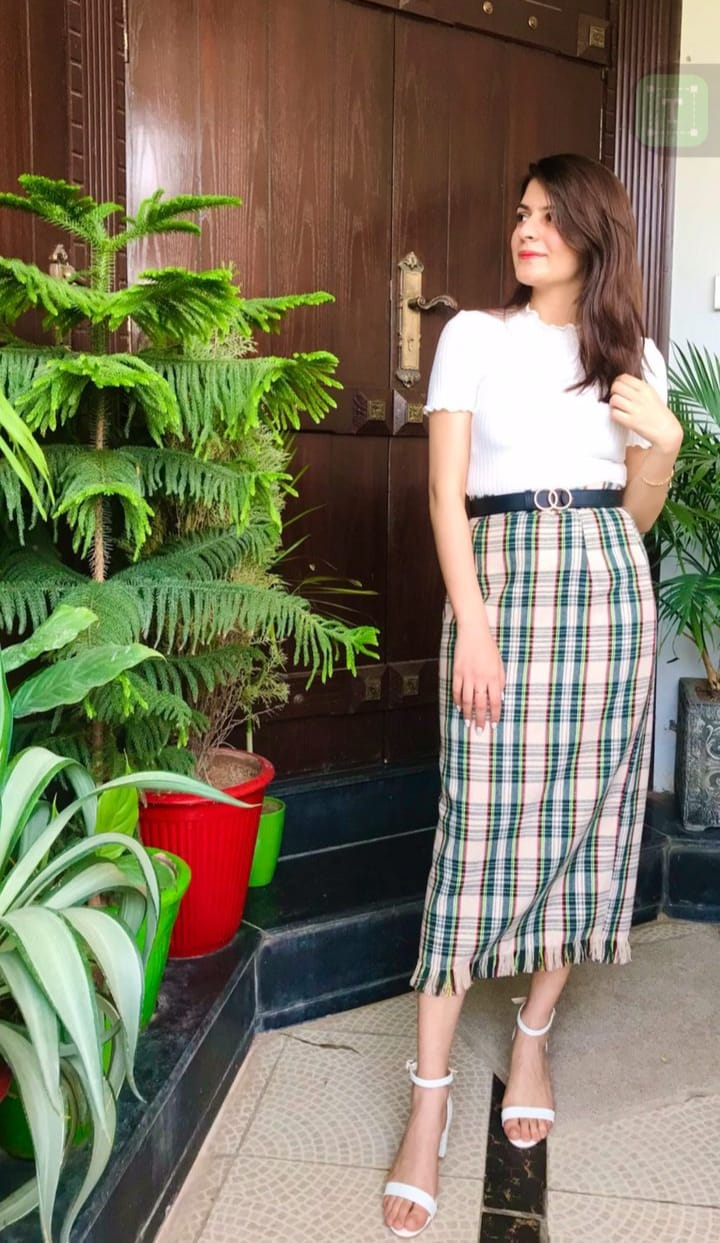
#> input picture TEST/GIRL.jpeg, 720 x 1243 px
$ python -i utils.py   (imports and definitions only)   (Python 2 division)
#> lines starting #> are read from the running program, lines starting #| are printed output that depends on the picture
import numpy as np
import cv2
from functools import wraps
from time import time

# [44 lines left out: functions timing, create_hand_mask, refine_mask, not called in this run]

def extend_arm_mask(wrist, elbow, scale):
    return elbow + scale * (wrist - elbow)

def hole_fill(img):
    img = np.pad(img[1:-1, 1:-1], pad_width=1, mode='constant', constant_values=0)
    img_copy = img.copy()
    mask = np.zeros((img.shape[0] + 2, img.shape[1] + 2), dtype=np.uint8)

    cv2.floodFill(img, mask, (0, 0), 255)
    img_inverse = cv2.bitwise_not(img)
    dst = cv2.bitwise_or(img_copy, img_inverse)
    return dst

>>> import cv2
>>> picture = cv2.imread('../../TEST/GIRL.jpeg', cv2.IMREAD_GRAYSCALE)
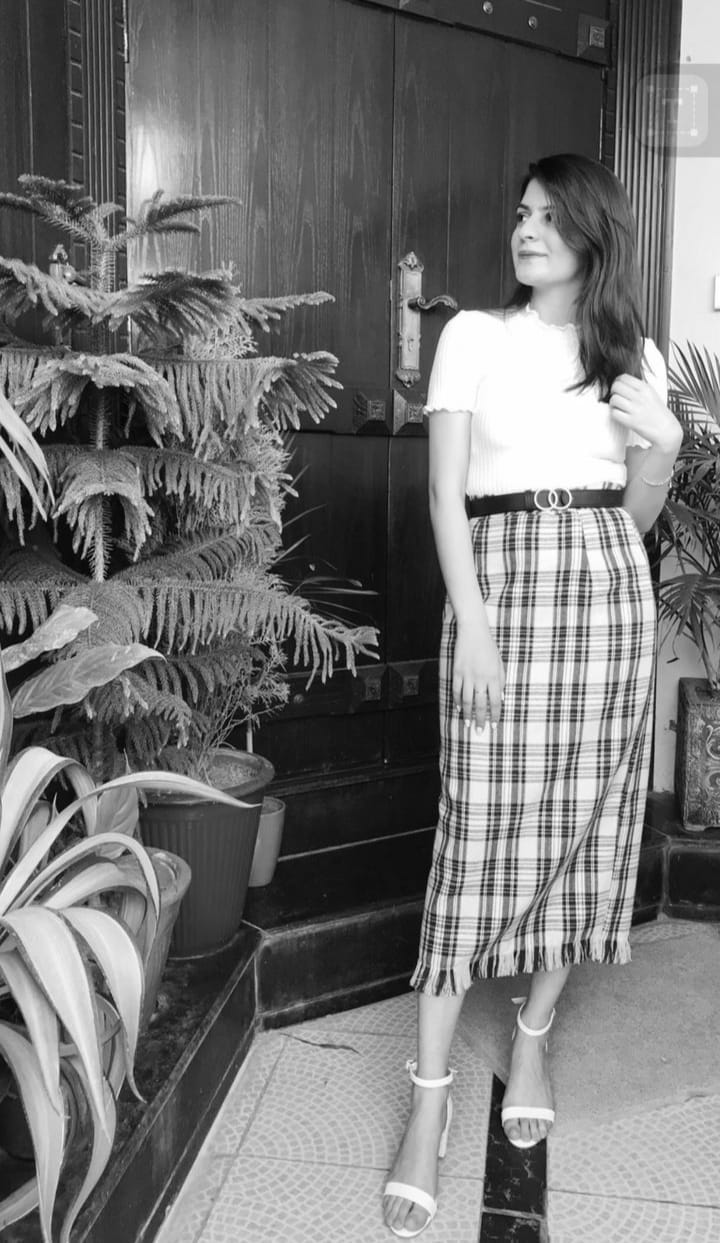
#> picture: shape (1243, 720); min 0, max 255, mean 116.8
>>> result = hole_fill(picture)
#> in hole_fill, `cv2.floodFill(img, mask, (0, 0), 255)`:
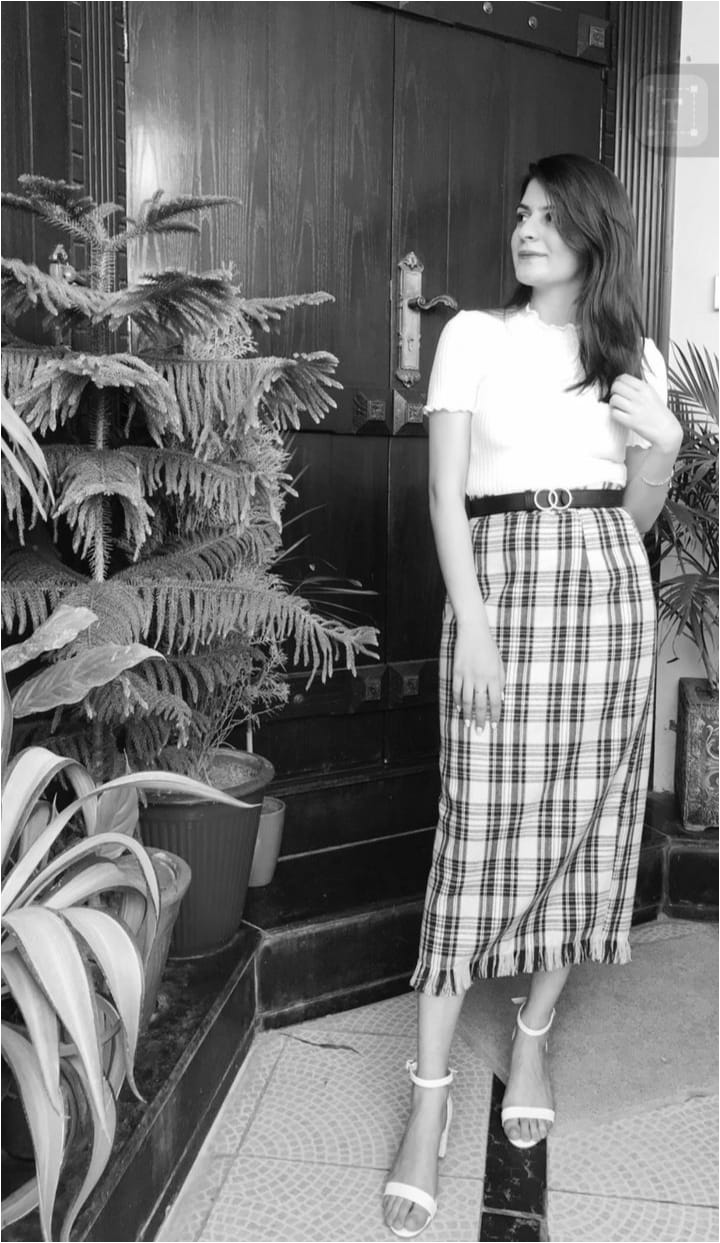
#> img: shape (1243, 720); min 0, max 255, mean 117.4
#> in hole_fill, `img_inverse = cv2.bitwise_not(img)`:
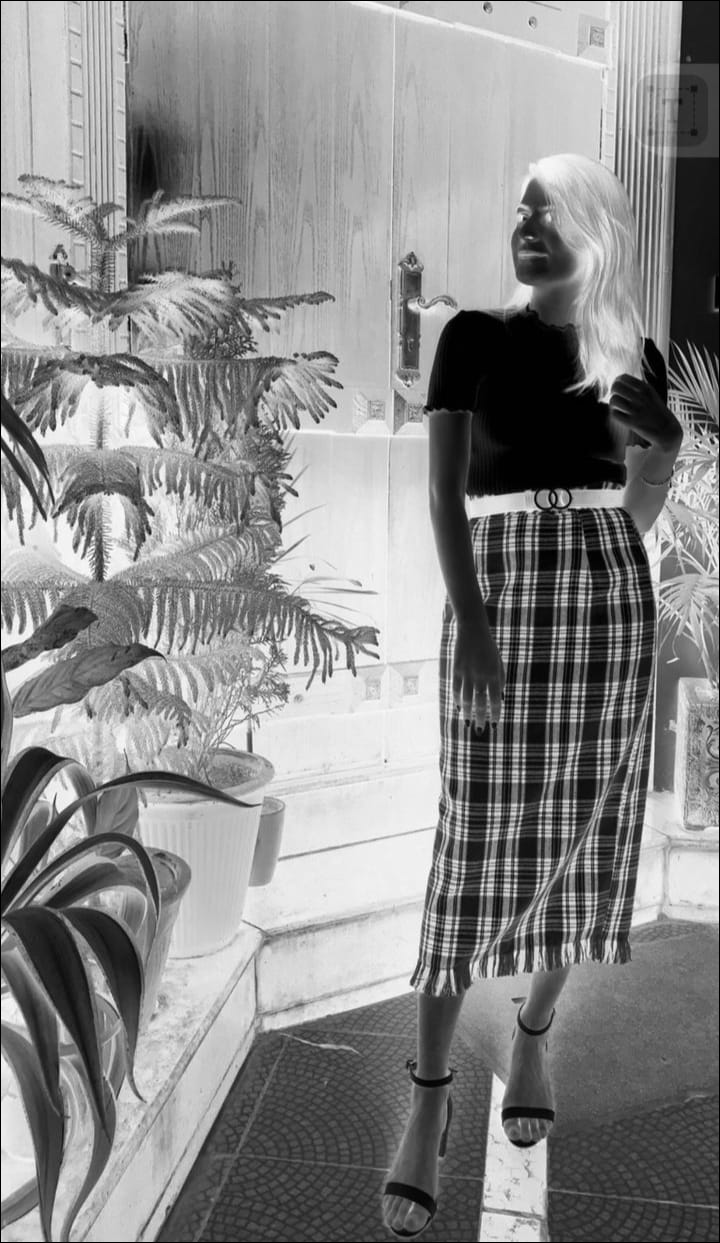
#> img_inverse: shape (1243, 720); min 0, max 255, mean 137.6
#> in hole_fill, `dst = cv2.bitwise_or(img_copy, img_inverse)`:
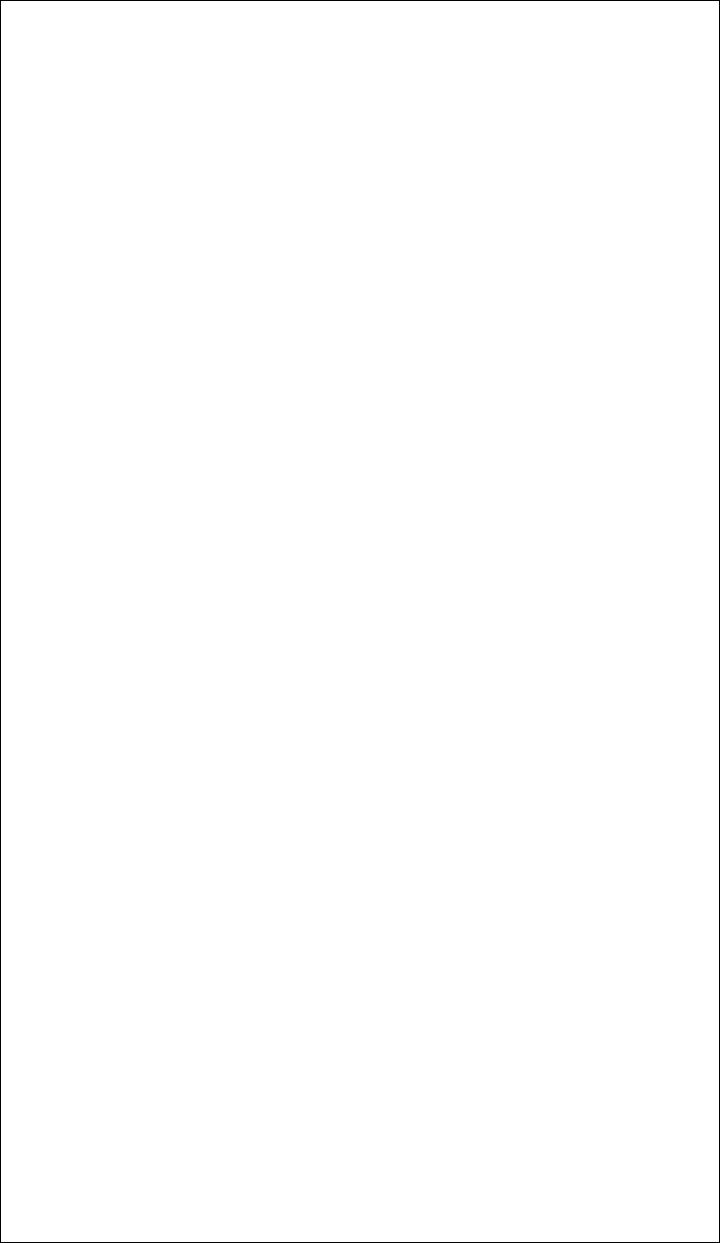
#> dst: shape (1243, 720); 99.6% white; black in thin lines or dots

$ run again, on TEST/WhatsApp Image 2024-07-30 at 02.50.55 (1).jpeg
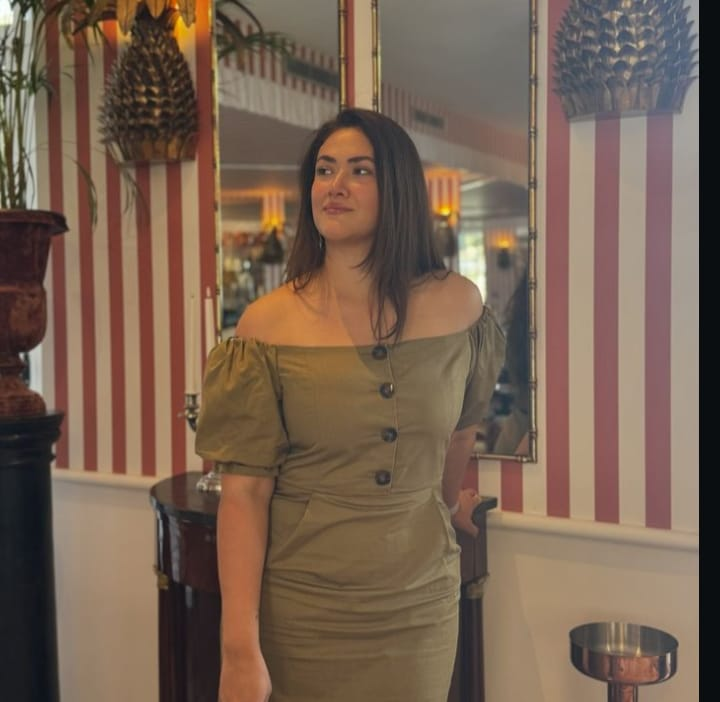
#> input picture TEST/WhatsApp Image 2024-07-30 at 02.50.55 (1).jpeg, 720 x 702 px
#> in hole_fill, `cv2.floodFill(img, mask, (0, 0), 255)`:
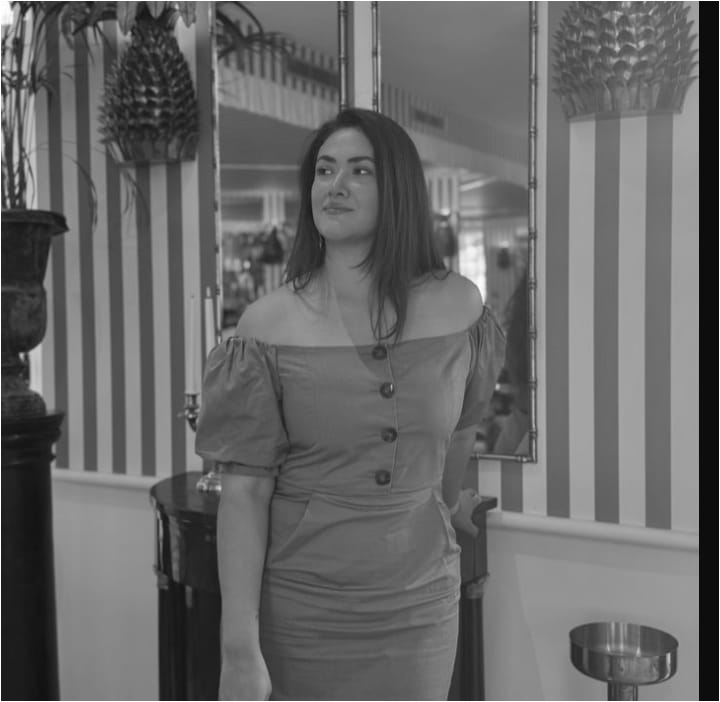
#> img: shape (702, 720); min 3, max 255, mean 103.5
#> in hole_fill, `dst = cv2.bitwise_or(img_copy, img_inverse)`:
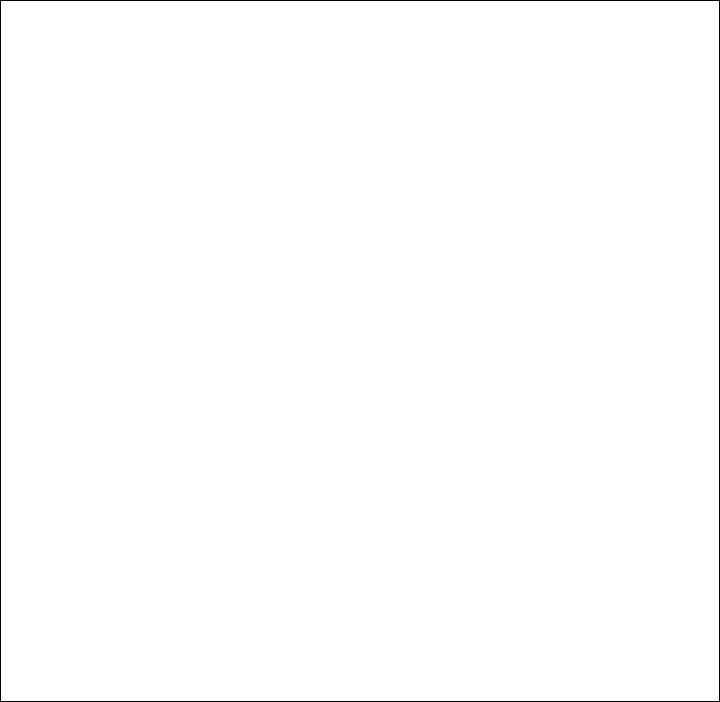
#> dst: shape (702, 720); 99.4% white; black in thin lines or dots

$ run again, on TEST/WhatsApp Image 2024-07-30 at 02.50.56.jpeg
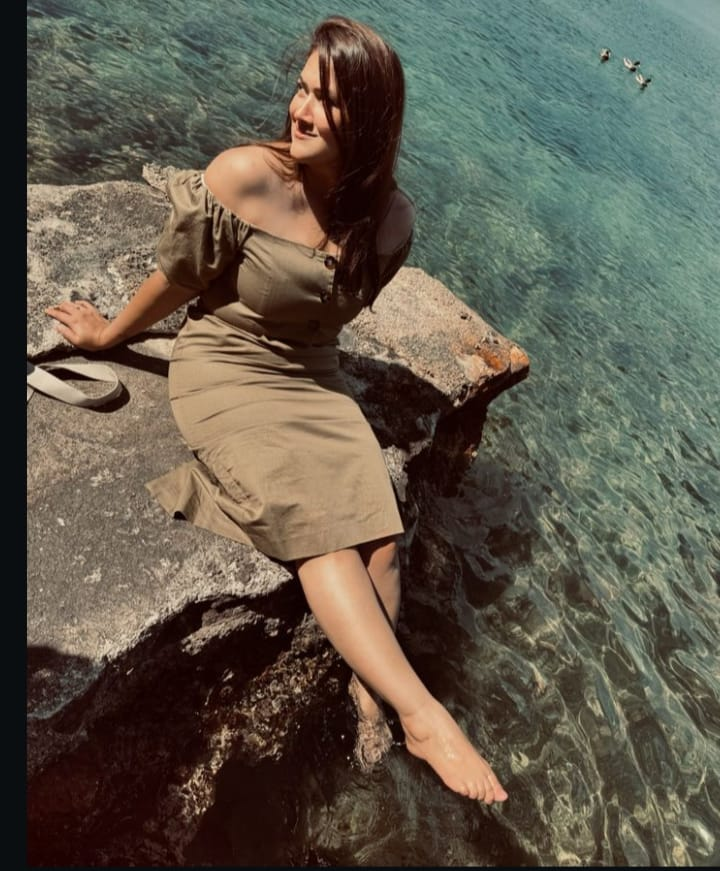
#> input picture TEST/WhatsApp Image 2024-07-30 at 02.50.56.jpeg, 720 x 871 px
#> in hole_fill, `cv2.floodFill(img, mask, (0, 0), 255)`:
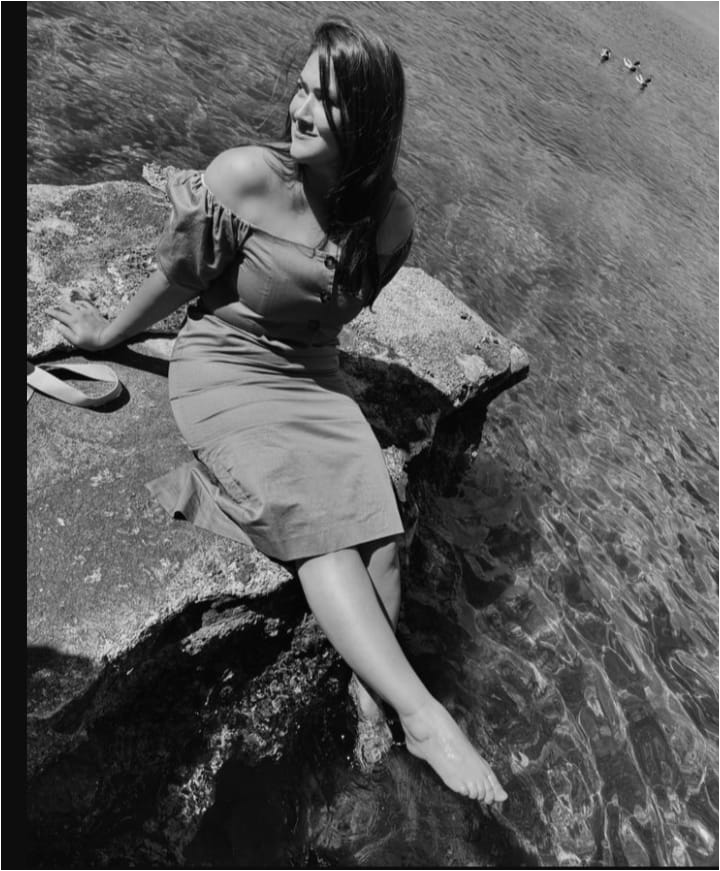
#> img: shape (871, 720); min 0, max 255, mean 91.6
#> in hole_fill, `dst = cv2.bitwise_or(img_copy, img_inverse)`:
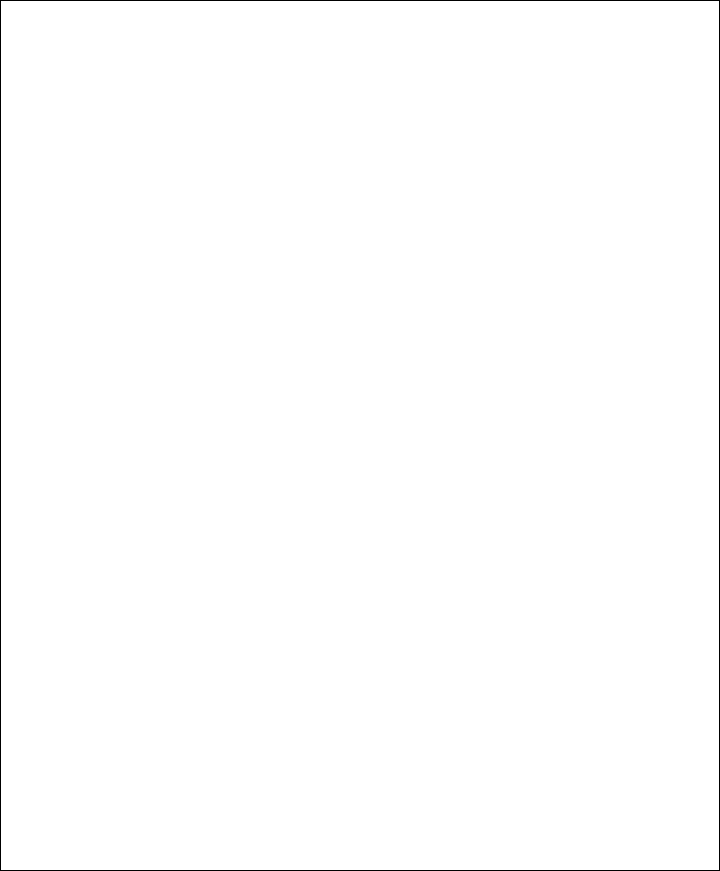
#> dst: shape (871, 720); 99.5% white; black in thin lines or dots

$ run again, on TEST/WhatsApp Image 2024-07-30 at 02.50.57 (1).jpeg
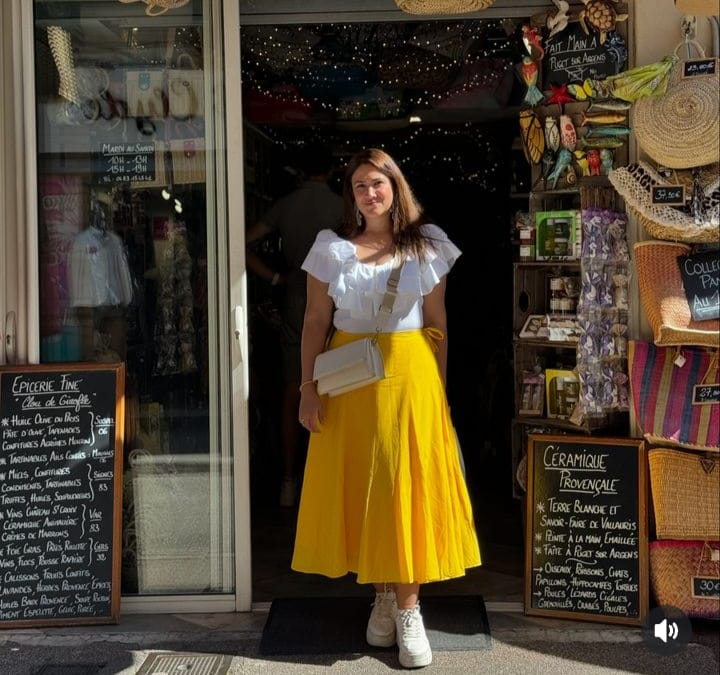
#> input picture TEST/WhatsApp Image 2024-07-30 at 02.50.57 (1).jpeg, 720 x 675 px
#> in hole_fill, `cv2.floodFill(img, mask, (0, 0), 255)`:
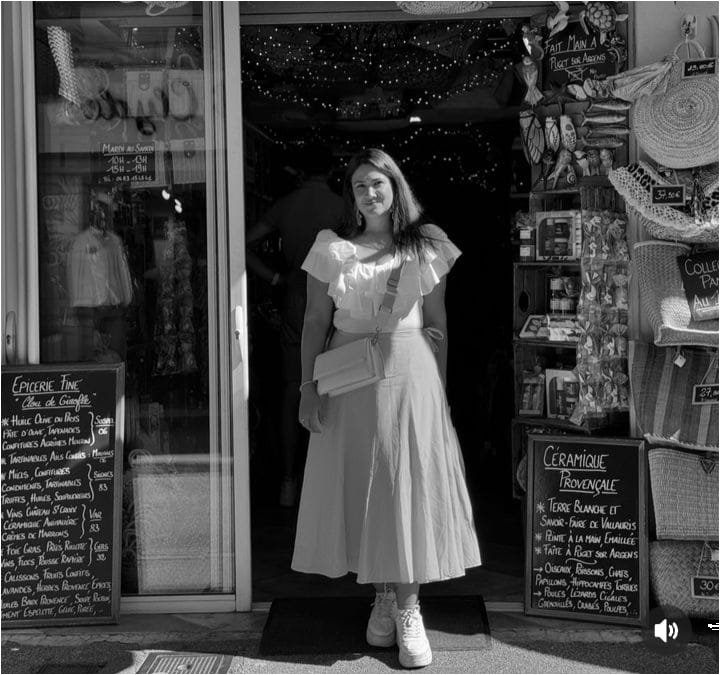
#> img: shape (675, 720); min 0, max 255, mean 67.3
#> in hole_fill, `dst = cv2.bitwise_or(img_copy, img_inverse)`:
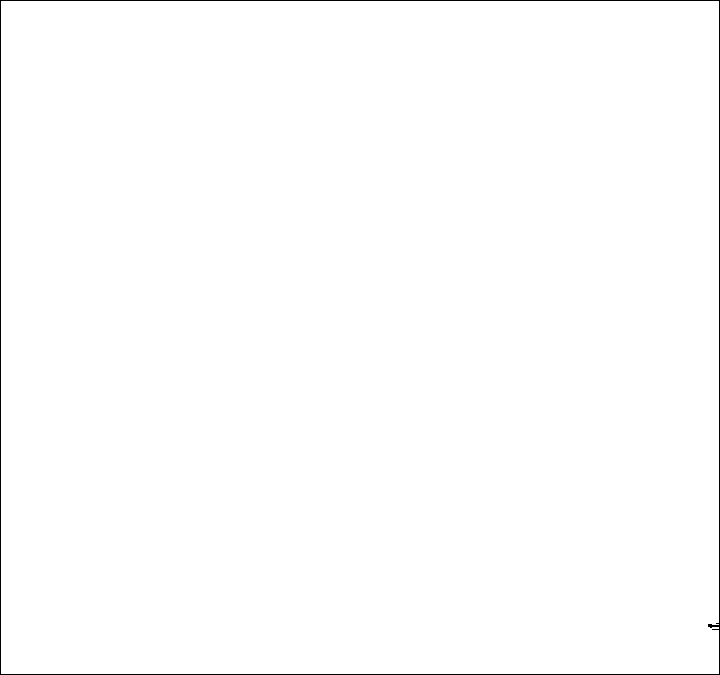
#> dst: shape (675, 720); 99.4% white; black in thin lines or dots
